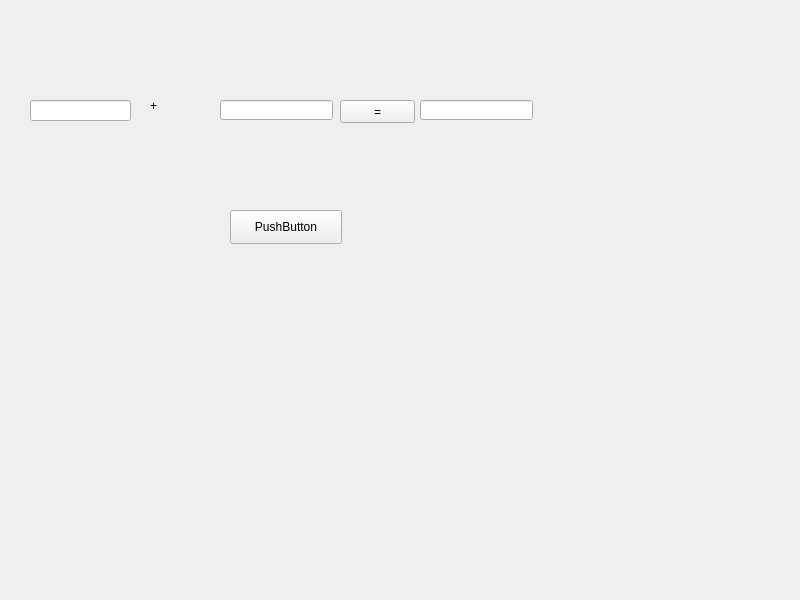
<?xml version="1.0" encoding="UTF-8"?>
<ui version="4.0">
 <class>Widget</class>
 <widget class="QWidget" name="Widget">
  <property name="geometry">
   <rect>
    <x>0</x>
    <y>0</y>
    <width>800</width>
    <height>600</height>
   </rect>
  </property>
  <property name="windowTitle">
   <string>Widget</string>
  </property>
  <widget class="QLineEdit" name="lineEdit1">
   <property name="geometry">
    <rect>
     <x>30</x>
     <y>100</y>
     <width>101</width>
     <height>21</height>
    </rect>
   </property>
  </widget>
  <widget class="QLabel" name="label">
   <property name="geometry">
    <rect>
     <x>150</x>
     <y>100</y>
     <width>54</width>
     <height>12</height>
    </rect>
   </property>
   <property name="text">
    <string>+</string>
   </property>
  </widget>
  <widget class="QLineEdit" name="lineEdit2">
   <property name="geometry">
    <rect>
     <x>220</x>
     <y>100</y>
     <width>113</width>
     <height>20</height>
    </rect>
   </property>
  </widget>
  <widget class="QLineEdit" name="lineEdit3">
   <property name="geometry">
    <rect>
     <x>420</x>
     <y>100</y>
     <width>113</width>
     <height>20</height>
    </rect>
   </property>
  </widget>
  <widget class="QPushButton" name="pushButton">
   <property name="geometry">
    <rect>
     <x>340</x>
     <y>100</y>
     <width>75</width>
     <height>23</height>
    </rect>
   </property>
   <property name="text">
    <string>=</string>
   </property>
  </widget>
  <widget class="QPushButton" name="pushButton_2">
   <property name="geometry">
    <rect>
     <x>230</x>
     <y>210</y>
     <width>112</width>
     <height>34</height>
    </rect>
   </property>
   <property name="text">
    <string>PushButton</string>
   </property>
  </widget>
 </widget>
 <resources/>
 <connections/>
</ui>
